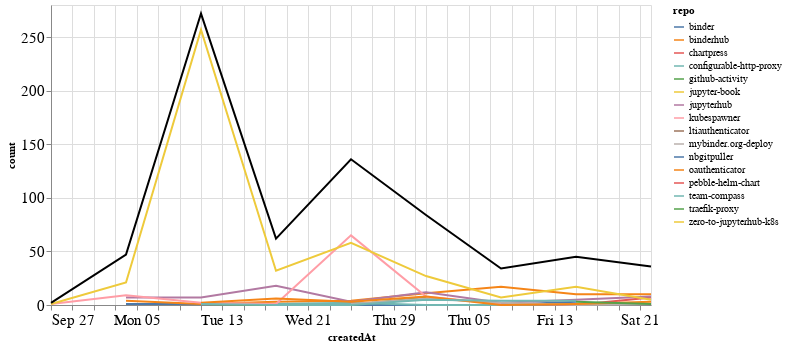

Notebook cell for this chart:
### Markdown cell above
## Comments

### Code cell
comments_time = comments.groupby('repo').resample('W', on='createdAt').count()['author'].reset_index()
comments_time = comments_time.rename(columns={'author': 'count'})
comments_time_total = comments_time.groupby('createdAt').agg({"count": "sum"}).reset_index()
ch1 = alt.Chart(comments_time, width=600).mark_line().encode(
    x='createdAt',
    y='count',
    color='repo',
    tooltip="repo"
)

ch2 = alt.Chart(comments_time_total, width=600).mark_line(color="black").encode(
    x='createdAt',
    y='count',
)

ch1 + ch2

### Figure 1 — Vega-Lite specification as saved in the notebook (floating-point values rounded to 4 significant figures)
{"config": {"axisLeft": {"labelFontSize": 15}, "axisBottom": {"labelFontSize": 15}}, "layer": [{"data": {"name": "data-ff198d3b842b10efaaf3b21b5dd79ad4"}, "mark": "line", "encoding": {"color": {"type": "nominal", "field": "repo"}, "tooltip": {"type": "nominal", "field": "repo"}, "x": {"type": "temporal", "field": "createdAt"}, "y": {"type": "quantitative", "field": "count"}}, "width": 600}, {"data": {"name": "data-c601f9d6a99be76c45066bac2679a42a"}, "mark": {"type": "line", "color": "black"}, "encoding": {"x": {"type": "temporal", "field": "createdAt"}, "y": {"type": "quantitative", "field": "count"}}, "width": 600}], "$schema": "https://vega.github.io/schema/vega-lite/v4.8.1.json", "datasets": {"data-ff198d3b842b10efaaf3b21b5dd79ad4": [{"repo": "binder", "createdAt": "2020-10-04T00:00:00", "count": 1}, {"repo": "binder", "createdAt": "2020-10-11T00:00:00", "count": 1}, {"repo": "binder", "createdAt": "2020-10-18T00:00:00", "count": 1}, {"repo": "binder", "createdAt": "2020-10-25T00:00:00", "count": 0}, {"repo": "binder", "createdAt": "2020-11-01T00:00:00", "count": 0}, {"repo": "binder", "createdAt": "2020-11-08T00:00:00", "count": 0}, {"repo": "binder", "createdAt": "2020-11-15T00:00:00", "count": 3}, {"repo": "binderhub", "createdAt": "2020-10-04T00:00:00", "count": 4}, {"repo": "binderhub", "createdAt": "2020-10-11T00:00:00", "count": 1}, {"repo": "binderhub", "createdAt": "2020-10-18T00:00:00", "count": 3}, {"repo": "binderhub", "createdAt": "2020-10-25T00:00:00", "count": 4}, {"repo": "binderhub", "createdAt": "2020-11-01T00:00:00", "count": 11}, {"repo": "binderhub", "createdAt": "2020-11-08T00:00:00", "count": 17}, {"repo": "binderhub", "createdAt": "2020-11-15T00:00:00", "count": 10}, {"repo": "binderhub", "createdAt": "2020-11-22T00:00:00", "count": 10}, {"repo": "chartpress", "createdAt": "2020-11-08T00:00:00", "count": 1}, {"repo": "chartpress", "createdAt": "2020-11-15T00:00:00", "count": 0}, {"repo": "chartpress", "createdAt": "2020-11-22T00:00:00", "count": 7}, {"repo": "configurable-http-proxy", "createdAt": "2020-10-18T00:00:00", "count": 1}, {"repo": "configurable-http-proxy", "createdAt": "2020-10-25T00:00:00", "count": 2}, {"repo": "configurable-http-proxy", "createdAt": "2020-11-01T00:00:00", "count": 0}, {"repo": "configurable-http-proxy", "createdAt": "2020-11-08T00:00:00", "count": 0}, {"repo": "configurable-http-proxy", "createdAt": "2020-11-15T00:00:00", "count": 1}, {"repo": "github-activity", "createdAt": "2020-10-11T00:00:00", "count": 1}, {"repo": "github-activity", "createdAt": "2020-10-18T00:00:00", "count": 0}, {"repo": "github-activity", "createdAt": "2020-10-25T00:00:00", "count": 0}, {"repo": "github-activity", "createdAt": "2020-11-01T00:00:00", "count": 7}, {"repo": "jupyter-book", "createdAt": "2020-10-04T00:00:00", "count": 2}, {"repo": "jupyterhub", "createdAt": "2020-10-04T00:00:00", "count": 7}, {"repo": "jupyterhub", "createdAt": "2020-10-11T00:00:00", "count": 7}, {"repo": "jupyterhub", "createdAt": "2020-10-18T00:00:00", "count": 18}, {"repo": "jupyterhub", "createdAt": "2020-10-25T00:00:00", "count": 3}, {"repo": "jupyterhub", "createdAt": "2020-11-01T00:00:00", "count": 12}, {"repo": "jupyterhub", "createdAt": "2020-11-08T00:00:00", "count": 2}, {"repo": "jupyterhub", "createdAt": "2020-11-15T00:00:00", "count": 5}, {"repo": "jupyterhub", "createdAt": "2020-11-22T00:00:00", "count": 8}, {"repo": "kubespawner", "createdAt": "2020-09-27T00:00:00", "count": 1}, {"repo": "kubespawner", "createdAt": "2020-10-04T00:00:00", "count": 9}, {"repo": "kubespawner", "createdAt": "2020-10-11T00:00:00", "count": 2}, {"repo": "kubespawner", "createdAt": "2020-10-18T00:00:00", "count": 1}, {"repo": "kubespawner", "createdAt": "2020-10-25T00:00:00", "count": 65}, {"repo": "kubespawner", "createdAt": "2020-11-01T00:00:00", "count": 8}, {"repo": "kubespawner", "createdAt": "2020-11-08T00:00:00", "count": 1}, {"repo": "ltiauthenticator", "createdAt": "2020-11-15T00:00:00", "count": 1}, {"repo": "mybinder.org-deploy", "createdAt": "2020-10-25T00:00:00", "count": 1}, {"repo": "mybinder.org-deploy", "createdAt": "2020-11-01T00:00:00", "count": 6}, {"repo": "mybinder.org-deploy", "createdAt": "2020-11-08T00:00:00", "count": 2}, {"repo": "mybinder.org-deploy", "createdAt": "2020-11-15T00:00:00", "count": 0}, {"repo": "mybinder.org-deploy", "createdAt": "2020-11-22T00:00:00", "count": 1}, {"repo": "nbgitpuller", "createdAt": "2020-10-04T00:00:00", "count": 3}, {"repo": "oauthenticator", "createdAt": "2020-10-11T00:00:00", "count": 2}, {"repo": "oauthenticator", "createdAt": "2020-10-18T00:00:00", "count": 6}, {"repo": "oauthenticator", "createdAt": "2020-10-25T00:00:00", "count": 3}, {"repo": "oauthenticator", "createdAt": "2020-11-01T00:00:00", "count": 8}, {"repo": "oauthenticator", "createdAt": "2020-11-08T00:00:00", "count": 0}, {"repo": "oauthenticator", "createdAt": "2020-11-15T00:00:00", "count": 1}, {"repo": "oauthenticator", "createdAt": "2020-11-22T00:00:00", "count": 3}, {"repo": "pebble-helm-chart", "createdAt": "2020-11-22T00:00:00", "count": 1}, {"repo": "team-compass", "createdAt": "2020-10-11T00:00:00", "count": 1}, {"repo": "team-compass", "createdAt": "2020-10-18T00:00:00", "count": 0}, {"repo": "team-compass", "createdAt": "2020-10-25T00:00:00", "count": 0}, {"repo": "team-compass", "createdAt": "2020-11-01T00:00:00", "count": 5}, {"repo": "team-compass", "createdAt": "2020-11-08T00:00:00", "count": 4}, {"repo": "team-compass", "createdAt": "2020-11-15T00:00:00", "count": 4}, {"repo": "traefik-proxy", "createdAt": "2020-11-15T00:00:00", "count": 3}, {"repo": "traefik-proxy", "createdAt": "2020-11-22T00:00:00", "count": 1}, {"repo": "zero-to-jupyterhub-k8s", "createdAt": "2020-09-27T00:00:00", "count": 1}, {"repo": "zero-to-jupyterhub-k8s", "createdAt": "2020-10-04T00:00:00", "count": 21}, {"repo": "zero-to-jupyterhub-k8s", "createdAt": "2020-10-11T00:00:00", "count": 257}, {"repo": "zero-to-jupyterhub-k8s", "createdAt": "2020-10-18T00:00:00", "count": 32}, {"repo": "zero-to-jupyterhub-k8s", "createdAt": "2020-10-25T00:00:00", "count": 58}, {"repo": "zero-to-jupyterhub-k8s", "createdAt": "2020-11-01T00:00:00", "count": 27}, {"repo": "zero-to-jupyterhub-k8s", "createdAt": "2020-11-08T00:00:00", "count": 7}, {"repo": "zero-to-jupyterhub-k8s", "createdAt": "2020-11-15T00:00:00", "count": 17}, {"repo": "zero-to-jupyterhub-k8s", "createdAt": "2020-11-22T00:00:00", "count": 5}], "data-c601f9d6a99be76c45066bac2679a42a": [{"createdAt": "2020-09-27T00:00:00", "count": 2}, {"createdAt": "2020-10-04T00:00:00", "count": 47}, {"createdAt": "2020-10-11T00:00:00", "count": 272}, {"createdAt": "2020-10-18T00:00:00", "count": 62}, {"createdAt": "2020-10-25T00:00:00", "count": 136}, {"createdAt": "2020-11-01T00:00:00", "count": 84}, {"createdAt": "2020-11-08T00:00:00", "count": 34}, {"createdAt": "2020-11-15T00:00:00", "count": 45}, {"createdAt": "2020-11-22T00:00:00", "count": 36}]}}
